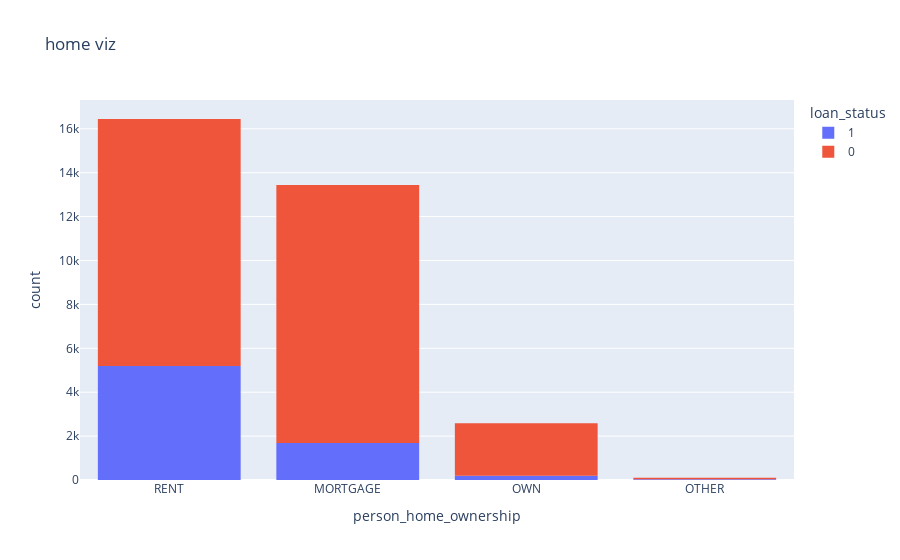

Notebook cell for this chart:
### Code cell
px.histogram(crloan_df, x='person_home_ownership', title='home viz', color='loan_status')

### Figure 1 — Plotly figure (JSON) as saved in the notebook; plotly's stock layout.template omitted (floating-point values rounded to 4 significant figures; data arrays with more than 128 entries replaced by an {"elided": "..."} marker saying what was removed)
{"data": [{"bingroup": "x", "hovertemplate": "loan_status=1<br>person_home_ownership=%{x}<br>count=%{y}<extra></extra>", "legendgroup": "1", "marker": {"color": "#636efa", "pattern": {"shape": ""}}, "name": "1", "orientation": "v", "showlegend": true, "type": "histogram", "x": {"elided": "7108 str values"}, "xaxis": "x", "yaxis": "y"}, {"bingroup": "x", "hovertemplate": "loan_status=0<br>person_home_ownership=%{x}<br>count=%{y}<extra></extra>", "legendgroup": "0", "marker": {"color": "#EF553B", "pattern": {"shape": ""}}, "name": "0", "orientation": "v", "showlegend": true, "type": "histogram", "x": {"elided": "25473 str values"}, "xaxis": "x", "yaxis": "y"}], "layout": {"barmode": "relative", "legend": {"title": {"text": "loan_status"}, "tracegroupgap": 0}, "title": {"text": "home viz"}, "xaxis": {"anchor": "y", "domain": [0, 1], "title": {"text": "person_home_ownership"}}, "yaxis": {"anchor": "x", "domain": [0, 1], "title": {"text": "count"}}}}
